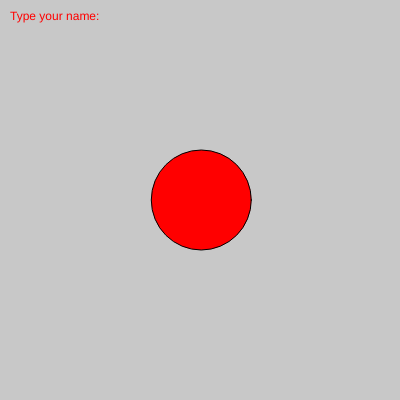
Frame 1 (no input)
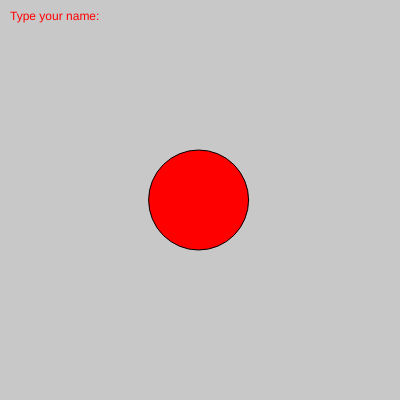
Frame 60 (no input)
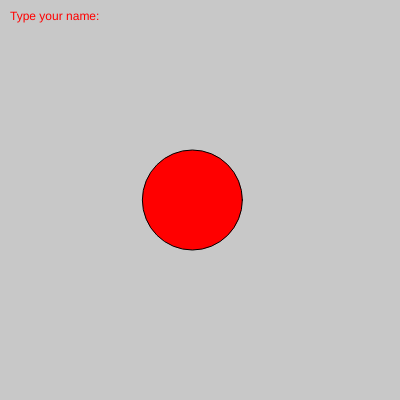
Frame 120 (the mouse pressed at the canvas centre since frame 60)

The p5.js sketch that drew these frames (run headless with seeded random() and noise() and a simulated clock; from frame 60 on, the mouse is pressed at the canvas centre):

// p5.js sketch
// ── sketch.js
let x = 200;
let y = 200;
let bgColour;
let sqColour;
let palButt;
let slidy;
let txtin;
let txtout;

function setup() {
  createCanvas(400, 400);
  bgColour = color(200);
  sqColour = color(255, 0, 0);
  palButt = createButton("Change palette");
  palButt.mousePressed(changeColour);
  slidy = createSlider(10, 200, 100);
  txtin = createInput("Type your name:");
  txtout = createElement("p", "");
}

function changeColour() {
  bgColour = color(random(255), random(255), random(255));
  sqColour = color(random(255), random(255), random(255));
}


function draw() {
  background(bgColour);
  fill(sqColour);
  rectMode(CENTER);

  x = x + random(-3, 3);

  ellipse(x, y, slidy.value());

  text(txtin.value(), 10, 20);
  txtout.html(txtin.value())
}
